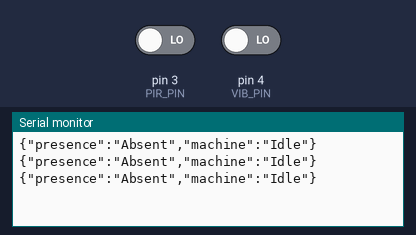
Simulated run of this sketch. Board: Arduino Uno, built with avr-gcc and run on an emulated ATmega328P. Shown: the last lines printed to the serial monitor. Inputs (shaded band) come from the test bench; at power-on: pin 3 (PIR_PIN) LOW, pin 4 (VIB_PIN) LOW.

Above: at 2.8 s.
2.9 s: pin 3 (PIR_PIN) driven HIGH
At 3.6 s:
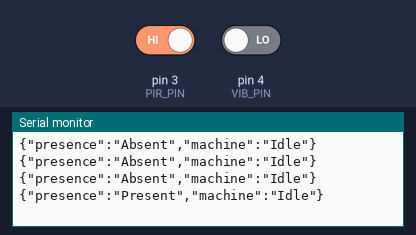
5.5 s: pin 4 (VIB_PIN) driven HIGH
At 6.8 s:
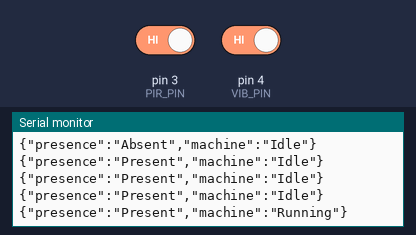
8.5 s: pin 3 (PIR_PIN) driven LOW
At 9.5 s:
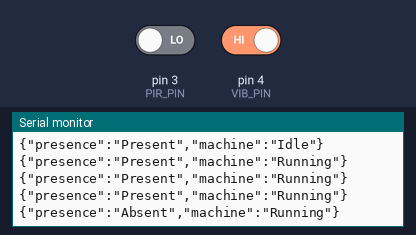

The sketch:

proximity_.ino
```cpp
// --- Arduino 2 (COM5): PIR and Vibration Sensor Status ---

#define PIR_PIN 3   // PIR Sensor (Presence)
#define VIB_PIN 4   // Vibration Sensor (Machine Status)

void setup() {
  Serial.begin(9600);

  // Pin Setup
  pinMode(PIR_PIN, INPUT);
  pinMode(VIB_PIN, INPUT);
}

void loop() {
  // Read sensor states (HIGH = Present/Running)
  String presence = digitalRead(PIR_PIN) == HIGH ? "Present" : "Absent";
  String machine = digitalRead(VIB_PIN) == HIGH ? "Running" : "Idle";

  // Send JSON to Serial Port (COM5)
  // CRITICAL: Must be in this exact JSON format
  Serial.print("{\"presence\":\"");
  Serial.print(presence);
  Serial.print("\",\"machine\":\"");
  Serial.print(machine);
  Serial.println("\"}"); // Adds the necessary newline

  // Short delay for continuous updates
  delay(1000);
}
```

Measured:
- after the input at 2.9 s, the serial monitor: prints a new line after 0.10 s (image 1)
- after the input at 5.5 s, the serial monitor: prints a new line after 0.50 s (image 2)
- after the input at 8.5 s, the serial monitor: prints a new line after 0.50 s (image 3)
